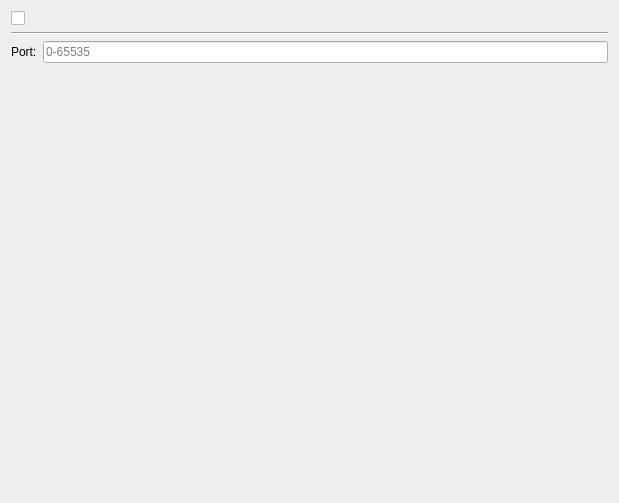
<?xml version="1.0" encoding="UTF-8"?>
<ui version="4.0">
 <class>ServerSettingsWidget</class>
 <widget class="QWidget" name="ServerSettingsWidget">
  <property name="geometry">
   <rect>
    <x>0</x>
    <y>0</y>
    <width>619</width>
    <height>503</height>
   </rect>
  </property>
  <property name="windowTitle">
   <string>Server</string>
  </property>
  <layout class="QVBoxLayout" name="verticalLayout">
   <item>
    <widget class="QCheckBox" name="m_server_checkbox">
     <property name="styleSheet">
      <string notr="true">QCheckBox::indicator:unchecked {
    image: url(:/plugins/aegis_server/images/32x32/start.png);
}

QCheckBox::indicator:checked {
    image: url(:/plugins/aegis_server/images/32x32/stop.png);
}</string>
     </property>
     <property name="text">
      <string/>
     </property>
     <property name="iconSize">
      <size>
       <width>16</width>
       <height>16</height>
      </size>
     </property>
    </widget>
   </item>
   <item>
    <widget class="Line" name="line">
     <property name="orientation">
      <enum>Qt::Horizontal</enum>
     </property>
    </widget>
   </item>
   <item>
    <layout class="QGridLayout" name="gridLayout">
     <property name="bottomMargin">
      <number>0</number>
     </property>
     <item row="1" column="0">
      <widget class="QLabel" name="label">
       <property name="text">
        <string>Port:</string>
       </property>
      </widget>
     </item>
     <item row="1" column="1">
      <widget class="QLineEdit" name="m_port_edit">
       <property name="placeholderText">
        <string>0-65535</string>
       </property>
      </widget>
     </item>
    </layout>
   </item>
   <item>
    <spacer name="verticalSpacer">
     <property name="orientation">
      <enum>Qt::Vertical</enum>
     </property>
     <property name="sizeHint" stdset="0">
      <size>
       <width>20</width>
       <height>40</height>
      </size>
     </property>
    </spacer>
   </item>
  </layout>
 </widget>
 <resources>
  <include location="../../../../resource/aegis/aegis_server/aegis_server.qrc"/>
 </resources>
 <connections/>
</ui>
